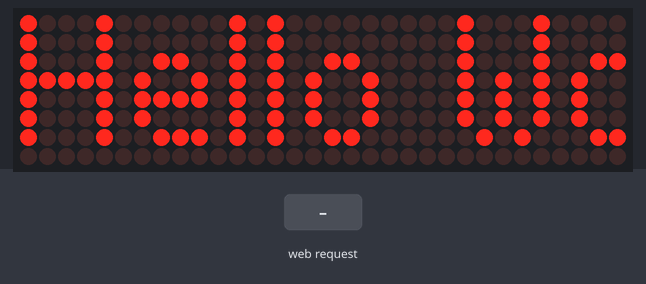
Simulated run of this sketch. Board: ESP8266 (NodeMCU). Shown: 32×8 LED matrix. Inputs (shaded band) come from the test bench. WiFi joins after 1.5 s; servers stay silent unless stated; what the sketch prints to the serial monitor is not drawn.

Above: at 2.7 s.
2.8 s: HTTP request GET /handleUser?message=1 received
At 4.0 s:
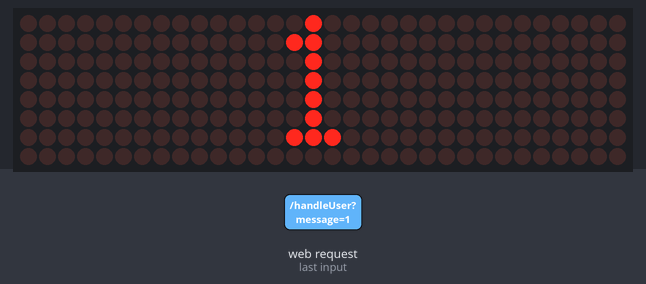
4.3 s: HTTP request GET /handleUser?message=0 received
At 5.2 s:
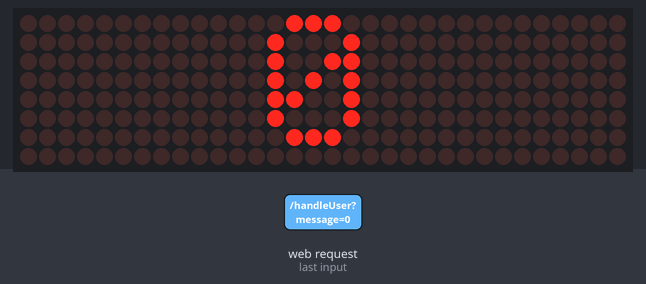
Timing chart, 0 to 7.3 s (numbered marks = the images above; inputs shaded):
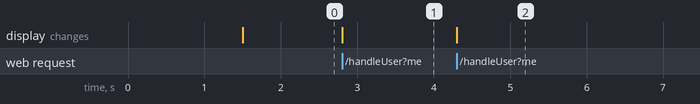

The sketch:

led_dot_matrix.ino
```cpp
#include <ESP8266WiFi.h>
#include <WiFiClient.h>
#include <ESP8266WebServer.h>
#include <MD_Parola.h>
#include <MD_MAX72xx.h>
#include <SPI.h>


#define HARDWARE_TYPE MD_MAX72XX::FC16_HW

#define MAX_DEVICES 4
#define DATA_PIN 14
#define CS_PIN 12
#define CLK_PIN 13

String displayDefault = "Hello World";

ESP8266WebServer server(80);
MD_Parola myDisplay = MD_Parola(HARDWARE_TYPE, DATA_PIN, CLK_PIN, CS_PIN, MAX_DEVICES);

void handleRoot () {
  const char buffer [] = R"=====(
      <!DOCTYPE html>
      <html lang="en">
      <head>
          <meta charset="UTF-8">
          <meta http-equiv="X-UA-Compatible" content="IE=edge">
          <meta name="viewport" content="width=device-width, initial-scale=1.0">
          <title>LED</title>
          <style>
              body{
                  display: flex;
                  justify-content: center;
                  align-items: center;
                  margin-top: 100px;
              }
              input{
                  width: 400px;
                  padding: 20px;
                  border-radius: 10px;
                  border-style: none;
                  border: 1px solid gray;
                  margin-right: 20px;
              }
              button{
                  border: none;
                  border-radius: 10px;
                  background-color: rgb(255, 30, 255);
                  color: white;
                  font-size: 18px;
                  padding: 10px 20px;
              }
          </style>
      </head>
      <body>
          <input type="text" id="input">
          <button onclick="sendData()" >Send</button>
          <script>
              function sendData() {
                  const inputData = document.querySelector("#input");
                  const xhttp = new XMLHttpRequest();
                  xhttp.onreadystatechange = function() {
                      if (this.readyState == 4 && this.status == 200) {
                          console.log(xhttp.statusText);
                      }
                  };
                  xhttp.open("GET", "handleUser?message="+inputData.value, true);
                  xhttp.send();
                  inputData.value = "";
              }
          </script>
      </body>
      </html>
    )=====";

    server.send(200, "text/html", buffer);
}

void handleMassage(){
  String msg = server.arg("message");
  displayDefault = msg;
  server.send(200, "text/plain", "ok");
}

void setup() {

  myDisplay.begin();
  myDisplay.setIntensity(0);
  myDisplay.displayClear();

  WiFi.begin("fakir_bandwith", ".12348765");
  while (WiFi.status() != WL_CONNECTED) {
    delay(500);
    Serial.print(".");
  }
  server.on("/", handleRoot);
  server.on("/handleUser", handleMassage);
  server.begin();
}

void loop() {
   server.handleClient();
   myDisplay.setTextAlignment(PA_CENTER);
   myDisplay.print(displayDefault);
}
```

Measured:
- after the input at 2.8 s, the display: changes at once (image 1)
- after the input at 4.3 s, the display: changes at once (image 2)
